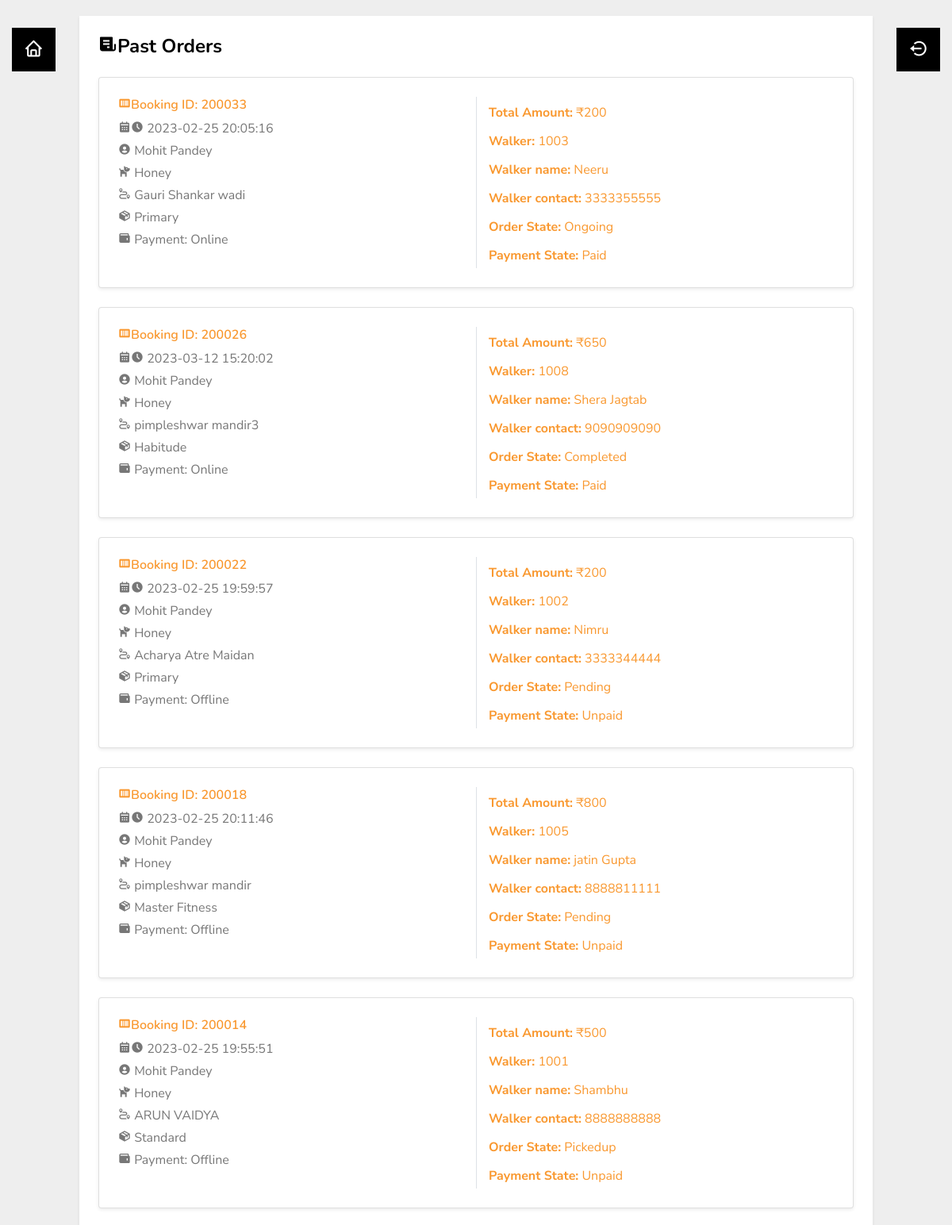
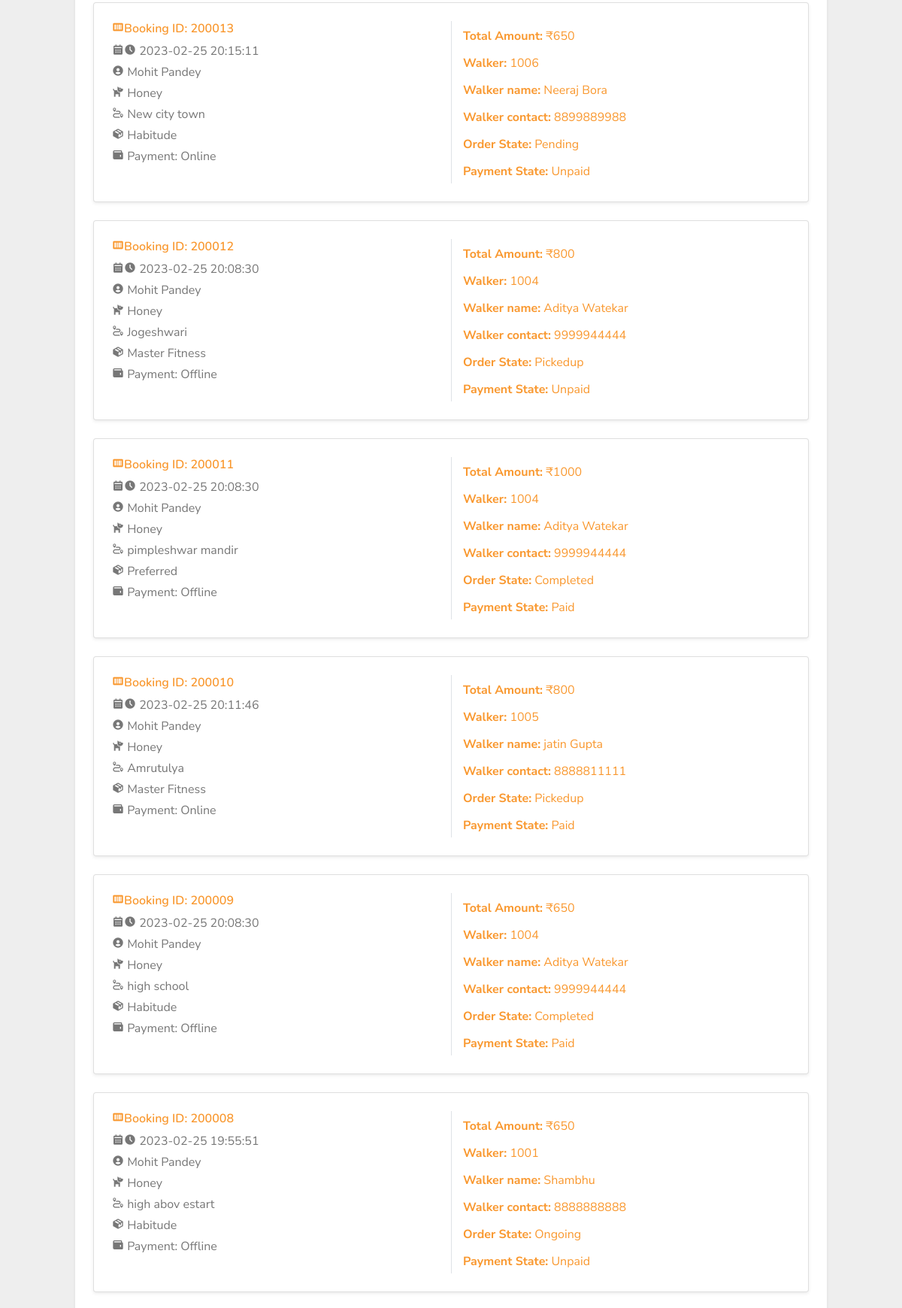
Page /mybook.php (signed in, upper part) on the committed database (2 pictures, top to bottom).
### tables this page shows
CREATE TABLE `bookings` (
  `bookingid` int(11) NOT NULL,
  `ownid` int(11) NOT NULL,
  `petid` int(11) NOT NULL,
  `email` varchar(255) NOT NULL,
  `pndaddress` varchar(255) NOT NULL,
  `addr_area` varchar(100) NOT NULL,
  `package` varchar(255) NOT NULL,
  `activities` varchar(255) NOT NULL,
  `price` varchar(100) DEFAULT NULL,
  `payment` varchar(100) NOT NULL,
  `created` datetime NOT NULL DEFAULT current_timestamp(),
  `assign_walker_button` varchar(255) DEFAULT NULL,
  `walker_id` int(11) DEFAULT NULL,
  `orderstatus` varchar(50) DEFAULT 'Pending',
  `paymentstatus` varchar(50) DEFAULT 'Unpaid',
  `paymentid` int(11) DEFAULT NULL
);

CREATE TABLE `walkers` (
  `walkerid` int(11) NOT NULL,
  `walker_name` varchar(255) NOT NULL,
  `walker_email` varchar(255) NOT NULL,
  `walker_phone` bigint(100) NOT NULL,
  `walker_address` varchar(255) NOT NULL,
  `walker_area` varchar(100) NOT NULL,
  `created` datetime NOT NULL DEFAULT current_timestamp()
);

CREATE TABLE `petusers` (
  `userid` int(11) NOT NULL,
  `name` varchar(255) NOT NULL,
  `email` varchar(255) NOT NULL,
  `phone` bigint(100) NOT NULL,
  `password` varchar(255) NOT NULL,
  `code` mediumint(50) NOT NULL,
  `status` text NOT NULL
);

CREATE TABLE `petscust` (
  `ownerid` int(11) NOT NULL,
  `petid` int(11) NOT NULL,
  `petname` varchar(255) NOT NULL,
  `pettype` varchar(255) NOT NULL,
  `petbreed` varchar(100) DEFAULT 'others',
  `gender` varchar(50) NOT NULL
);

### mybook.php (the view, shortened to what this page needs)
<?php require_once "controllerUserData.php"; ?>
<!doctype html>
<html lang="en">
<head>
    <link href='https://unpkg.com/boxicons@2.1.4/css/boxicons.min.css' rel='stylesheet'>
	<link href="https://cdn.jsdelivr.net/npm/bootstrap@5.0.2/dist/css/bootstrap.min.css" rel="stylesheet">
	<link rel="stylesheet" href="https://allyoucan.cloud/cdn/icofont/1.0.1/icofont.css">
    <link href="https://cdnjs.cloudflare.com/ajax/libs/font-awesome/5.10.0/css/all.min.css" rel="stylesheet">
    <link href="lib/flaticon/font/flaticon.css" rel="stylesheet">
    <link href="lib/owlcarousel/assets/owl.carousel.min.css" rel="stylesheet">
    <link href="lib/tempusdominus/css/tempusdominus-bootstrap-4.min.css" rel="stylesheet" />
    <link href="css/style.css" rel="stylesheet">
</head>
<body>
	   <div class="navigation">
          <a class="button" href="login-user.php">
              <i class='bx bx-log-out-circle bx-sm' ></i>
          </a>
          <a class="button1" href="index.php">
              <i class='bx bx-home bx-sm' ></i>
          </a>
      </div>
	<div class="container">
		<div class="row">
			<div class="col-md-12">
				<div class="osahan-account-page-right shadow-sm bg-white p-4 h-100">
					<div class="tab-content" id="myTabContent">
						<div class="tab-pane  fade  active show" id="orders" role="tabpanel" aria-labelledby="orders-tab">
							<h4 class="font-weight-bold mt-0 mb-4"><i class='bx bxs-receipt' ></i>Past Orders</h4>
							<?php
							$email = $_SESSION['email'];
							$query = "SELECT * FROM bookings,petusers,petscust, walkers WHERE bookings.email = petusers.email AND bookings.email = '$email' AND petscust.ownerid = petusers.userid AND walkers.walkerid = bookings.walker_id ORDER BY bookings.created DESC";
							$query_run = mysqli_query($con, $query);
							if(mysqli_num_rows($query_run) > 0) {
								while($row = mysqli_fetch_assoc($query_run)) {
									?>
									<div id="booking-details">
									<div class="bg-white card mb-4 order-list shadow-sm">
										<div class="gold-members p-4">
											<div class="row">
												<div class="col-md-6">
													<h6 class="mb-2">
														<a href="#" class="text-black"><i class='bx bxs-barcode'></i>Booking ID: <?php echo $row['bookingid']; ?></a>
													</h6>
													<p class="text-gray mb-1"><i class='bx bxs-calendar'><i class='bx bxs-time-five' ></i></i> <?php echo $row['created']; ?></p>
													<p class="text-gray mb-1"><i class='bx bxs-user-circle' ></i> <?php echo $row['name']; ?></p>
													<p class="text-gray mb-1"><i class='bx bxs-dog'></i> <?php echo $row['petname']; ?></p>
													<p class="text-gray mb-1"><i class='bx bx-trip'></i> <?php echo $row['pndaddress']; ?></p>
													<p class="text-gray mb-1"><i class='bx bxs-package' ></i> <?php echo $row['package']; ?></p>
														<p class="text-gray mb-1"><i class="icofont-money"></i><i class='bx bxs-wallet'></i> Payment: <?php echo $row['payment']; ?></p>
												</div>
												<div class="col-md-6 border-left">
													<p class="mb-0 text-black text-primary pt-2 mb-1"><span class="text-black font-weight-bold"> Total Amount:</span> <?php echo $row['price']; ?></p>
													<p class="mb-0 text-black text-primary pt-2 mb-1"><span class="text-black font-weight-bold"> Walker:</span> <?php echo $row['walker_id']; ?></p>
													<p class="mb-0 text-black text-primary pt-2 mb-1"><span class="text-black font-weight-bold"> Walker name:</span> <?php echo $row['walker_name']; ?></p>
													<p class="mb-0 text-black text-primary pt-2 mb-1"><span class="text-black font-weight-bold"> Walker contact:</span> <?php echo $row['walker_phone']; ?></p>
													<p class="mb-0 text-black text-primary pt-2 mb-1"><span class="text-black font-weight-bold"> Order State:</span> <?php echo $row['orderstatus']; ?></p>
																		<p class="mb-0 text-black text-primary pt-2 mb-1"><span class="text-black font-weight-bold"> Payment State:</span> <?php echo $row['paymentstatus']; ?></p>
												</div>
											</div>
										</div>
									</div>
									</div>
									<?php
								}
							}
							else {
								echo "No Record Found";
							}
							?>
						</div>
					</div>
				</div>
			</div>
		</div>
	</div>
</body>
</html>

### mybook.php (style rules this page uses)
body { margin-top:20px; background:#eee; }
.h1, .h2, .h3, .h4, .h5, .h6, h1, h2, h3, h4, h5, h6 { color: #000000; }
.shadow-sm { box-shadow: 0 .125rem .25rem rgba(0,0,0,.075)!important; }
.navigation { width: 100%; background-color: black; }
.navigation i { width: 25px; border-radius: 50px; float: left; }
.button { text-decoration: none; float: right; padding: 15px; margin: 15px; color: white !important; width: 55px; background-color: black; transition: width .35s; -webkit-transition: width .35s; overflow: hidden }
a { text-decoration: none; }
.button1 { text-decoration: none; float: left; padding: 15px; margin: 15px; color: white !important; width: 55px; background-color: black; transition: width .35s; -webkit-transition: width .35s; overflow: hidden }

### rows in the picture
bookings: bookingid "200033", walker.created "2023-02-25 20:05:16", ownid.name "Mohit Pandey", petid.petname "Honey", pndaddress "Gauri Shankar wadi", package "Primary", payment "Online", price "₹200", walker "1003", walker.walker_name "Neeru", walker.walker_phone "3333355555", orderstatus "Ongoing", paymentstatus "Paid"
bookings: bookingid "200026", walker.created "2023-03-12 15:20:02", ownid.name "Mohit Pandey", petid.petname "Honey", pndaddress "pimpleshwar mandir3", package "Habitude", payment "Online", price "₹650", walker "1008", walker.walker_name "Shera Jagtab", walker.walker_phone "9090909090", orderstatus "Completed", paymentstatus "Paid"
bookings: bookingid "200022", walker.created "2023-02-25 19:59:57", ownid.name "Mohit Pandey", petid.petname "Honey", pndaddress "Acharya Atre Maidan", package "Primary", payment "Offline", price "₹200", walker "1002", walker.walker_name "Nimru", walker.walker_phone "3333344444", orderstatus "Pending", paymentstatus "Unpaid"
bookings: bookingid "200018", walker.created "2023-02-25 20:11:46", ownid.name "Mohit Pandey", petid.petname "Honey", pndaddress "pimpleshwar mandir", package "Master Fitness", payment "Offline", price "₹800", walker "1005", walker.walker_name "jatin Gupta", walker.walker_phone "8888811111", orderstatus "Pending", paymentstatus "Unpaid"
bookings: bookingid "200014", walker.created "2023-02-25 19:55:51", ownid.name "Mohit Pandey", petid.petname "Honey", pndaddress "ARUN VAIDYA", package "Standard", payment "Offline", price "₹500", walker "1001", walker.walker_name "Shambhu", walker.walker_phone "8888888888", orderstatus "Pickedup", paymentstatus "Unpaid"
bookings: bookingid "200013", walker.created "2023-02-25 20:15:11", ownid.name "Mohit Pandey", petid.petname "Honey", pndaddress "New city town", package "Habitude", payment "Online", price "₹650", walker "1006", walker.walker_name "Neeraj Bora", walker.walker_phone "8899889988", orderstatus "Pending", paymentstatus "Unpaid"
bookings: bookingid "200012", walker.created "2023-02-25 20:08:30", ownid.name "Mohit Pandey", petid.petname "Honey", pndaddress "Jogeshwari", package "Master Fitness", payment "Offline", price "₹800", walker "1004", walker.walker_name "Aditya Watekar", walker.walker_phone "9999944444", orderstatus "Pickedup", paymentstatus "Unpaid"
bookings: bookingid "200011", walker.created "2023-02-25 20:08:30", ownid.name "Mohit Pandey", petid.petname "Honey", pndaddress "pimpleshwar mandir", package "Preferred", payment "Offline", price "₹1000", walker "1004", walker.walker_name "Aditya Watekar", walker.walker_phone "9999944444", orderstatus "Completed", paymentstatus "Paid"
bookings: bookingid "200010", walker.created "2023-02-25 20:11:46", ownid.name "Mohit Pandey", petid.petname "Honey", pndaddress "Amrutulya", package "Master Fitness", payment "Online", price "₹800", walker "1005", walker.walker_name "jatin Gupta", walker.walker_phone "8888811111", orderstatus "Pickedup", paymentstatus "Paid"
bookings: bookingid "200009", walker.created "2023-02-25 20:08:30", ownid.name "Mohit Pandey", petid.petname "Honey", pndaddress "high school", package "Habitude", payment "Offline", price "₹650", walker "1004", walker.walker_name "Aditya Watekar", walker.walker_phone "9999944444", orderstatus "Completed", paymentstatus "Paid"
bookings: bookingid "200008", walker.created "2023-02-25 19:55:51", ownid.name "Mohit Pandey", petid.petname "Honey", pndaddress "high abov estart", package "Habitude", payment "Offline", price "₹650", walker "1001", walker.walker_name "Shambhu", walker.walker_phone "8888888888", orderstatus "Ongoing", paymentstatus "Unpaid"
